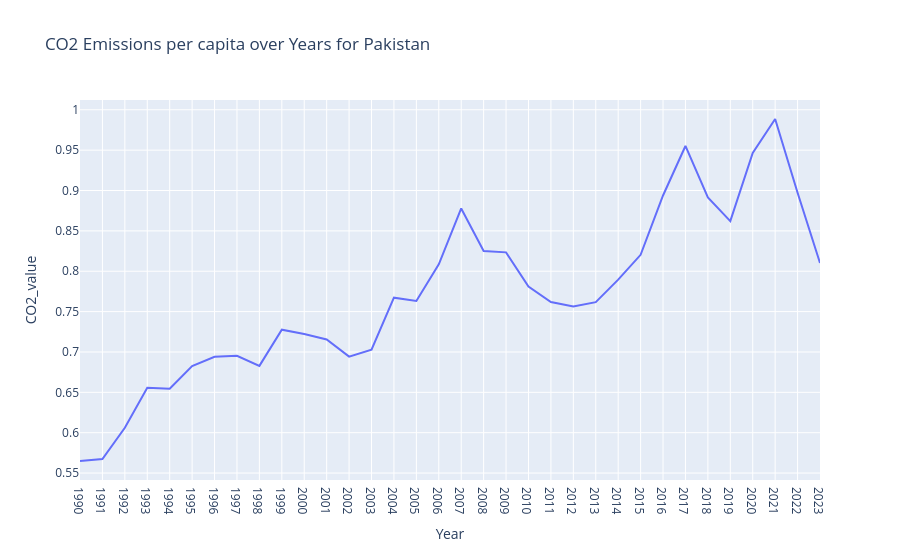
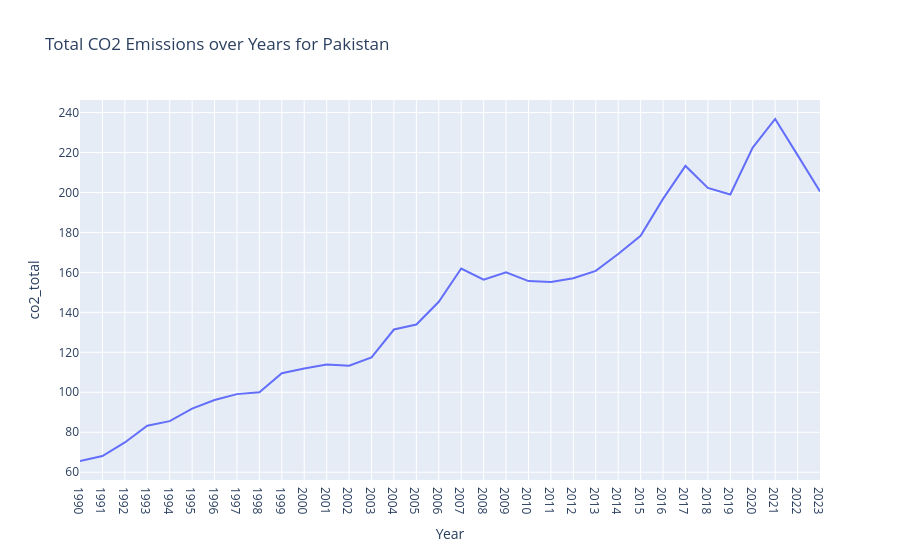
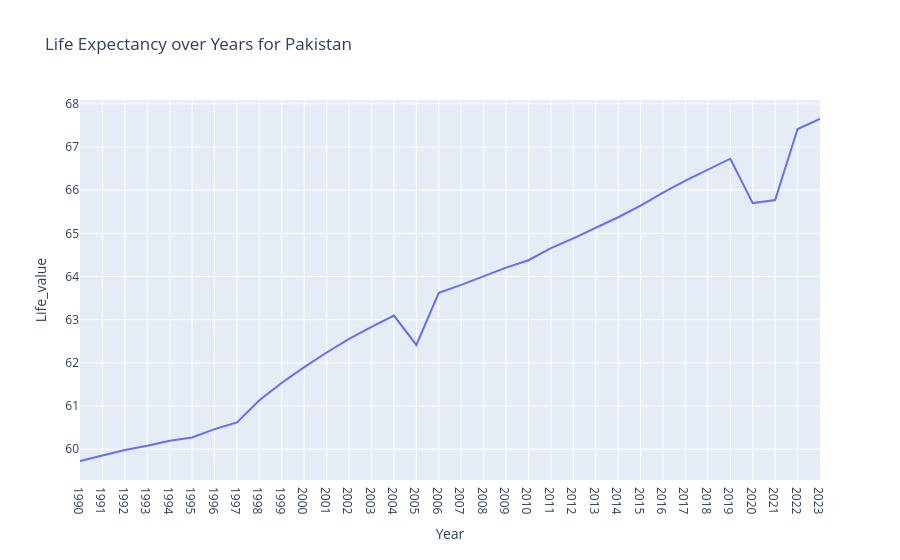
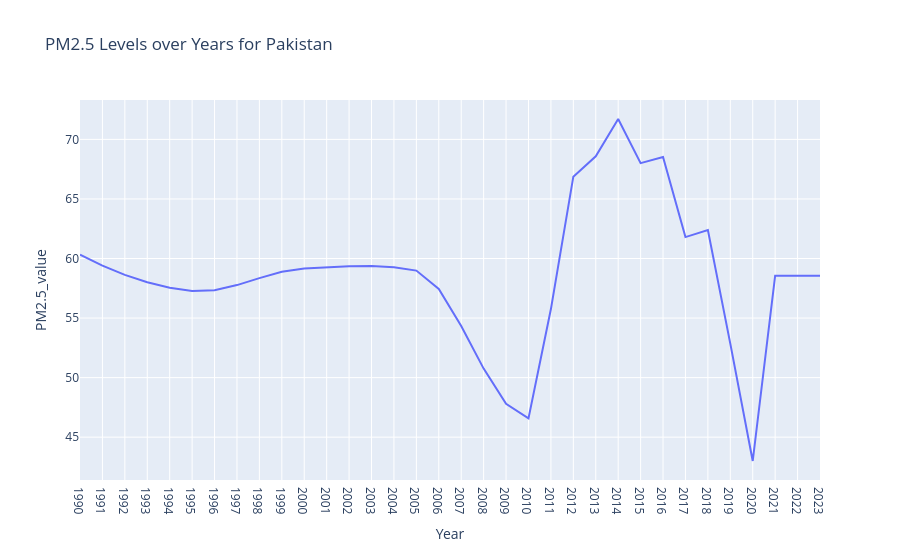

Here is the notebook cell these charts were saved with, in order:
### Code cell
# line plot using plotly express for CO2 emissions over years for a specific country
country_name = 'Pakistan'
fig = pl.line(merged_df[merged_df['Country Name'] == country_name], x='Year', y='CO2_value',
               title=f'CO2 Emissions per capita over Years for {country_name}')
fig.show()
# line plot for total co2 emissions
country_name = 'Pakistan'
fig = pl.line(merged_df[merged_df['Country Name'] == country_name], x='Year', y='co2_total',
               title=f' Total CO2 Emissions over Years for {country_name}')
fig.show()
# line plot using plotly express for Life expectancy over years for a specific country
fig = pl.line(merged_df[merged_df['Country Name'] == country_name], x='Year', y='Life_value',
               title=f'Life Expectancy over Years for {country_name}')
fig.show()
# line plot using plotly express for PM2.5 levels over years for a specific country 
fig = pl.line(merged_df[merged_df['Country Name'] == country_name], x='Year', y='PM2.5_value',
               title=f'PM2.5 Levels over Years for {country_name}')
fig.show()

### Figure 1 — Plotly figure (JSON) as saved in the notebook; plotly's stock layout.template omitted (floating-point values rounded to 4 significant figures)
{"data": [{"hovertemplate": "Year=%{x}<br>CO2_value=%{y}<extra></extra>", "legendgroup": "", "line": {"color": "#636efa", "dash": "solid"}, "marker": {"symbol": "circle"}, "mode": "lines", "name": "", "orientation": "v", "showlegend": false, "type": "scatter", "x": ["1990", "1991", "1992", "1993", "1994", "1995", "1996", "1997", "1998", "1999", "2000", "2001", "2002", "2003", "2004", "2005", "2006", "2007", "2008", "2009", "2010", "2011", "2012", "2013", "2014", "2015", "2016", "2017", "2018", "2019", "2020", "2021", "2022", "2023"], "xaxis": "x", "y": [0.565, 0.5673, 0.6062, 0.6556, 0.6544, 0.6825, 0.6939, 0.6952, 0.6828, 0.7276, 0.7223, 0.7154, 0.6942, 0.7029, 0.7672, 0.7631, 0.8085, 0.8777, 0.8251, 0.8234, 0.7811, 0.7618, 0.7564, 0.7617, 0.7896, 0.8204, 0.8938, 0.9552, 0.8914, 0.8621, 0.9467, 0.9886, 0.8973, 0.8101], "yaxis": "y"}], "layout": {"legend": {"tracegroupgap": 0}, "title": {"text": "CO2 Emissions per capita over Years for Pakistan"}, "xaxis": {"anchor": "y", "domain": [0, 1], "title": {"text": "Year"}}, "yaxis": {"anchor": "x", "domain": [0, 1], "title": {"text": "CO2_value"}}}}

### Figure 2 — Plotly figure (JSON) as saved in the notebook; plotly's stock layout.template omitted (floating-point values rounded to 4 significant figures)
{"data": [{"hovertemplate": "Year=%{x}<br>co2_total=%{y}<extra></extra>", "legendgroup": "", "line": {"color": "#636efa", "dash": "solid"}, "marker": {"symbol": "circle"}, "mode": "lines", "name": "", "orientation": "v", "showlegend": false, "type": "scatter", "x": ["1990", "1991", "1992", "1993", "1994", "1995", "1996", "1997", "1998", "1999", "2000", "2001", "2002", "2003", "2004", "2005", "2006", "2007", "2008", "2009", "2010", "2011", "2012", "2013", "2014", "2015", "2016", "2017", "2018", "2019", "2020", "2021", "2022", "2023"], "xaxis": "x", "y": [65.62, 68.11, 74.89, 83.28, 85.57, 91.86, 96.15, 99.09, 100.0, 109.6, 111.9, 113.9, 113.3, 117.5, 131.4, 133.9, 145.3, 161.9, 156.3, 160.0, 155.6, 155.2, 157.1, 160.8, 169.2, 178.3, 196.8, 213.3, 202.3, 199.0, 222.5, 236.7, 218.7, 200.5], "yaxis": "y"}], "layout": {"legend": {"tracegroupgap": 0}, "title": {"text": " Total CO2 Emissions over Years for Pakistan"}, "xaxis": {"anchor": "y", "domain": [0, 1], "title": {"text": "Year"}}, "yaxis": {"anchor": "x", "domain": [0, 1], "title": {"text": "co2_total"}}}}

### Figure 3 — Plotly figure (JSON) as saved in the notebook; plotly's stock layout.template omitted (floating-point values rounded to 4 significant figures)
{"data": [{"hovertemplate": "Year=%{x}<br>Life_value=%{y}<extra></extra>", "legendgroup": "", "line": {"color": "#636efa", "dash": "solid"}, "marker": {"symbol": "circle"}, "mode": "lines", "name": "", "orientation": "v", "showlegend": false, "type": "scatter", "x": ["1990", "1991", "1992", "1993", "1994", "1995", "1996", "1997", "1998", "1999", "2000", "2001", "2002", "2003", "2004", "2005", "2006", "2007", "2008", "2009", "2010", "2011", "2012", "2013", "2014", "2015", "2016", "2017", "2018", "2019", "2020", "2021", "2022", "2023"], "xaxis": "x", "y": [59.73, 59.86, 59.98, 60.08, 60.2, 60.27, 60.47, 60.62, 61.13, 61.54, 61.9, 62.24, 62.56, 62.83, 63.1, 62.42, 63.62, 63.81, 64.0, 64.21, 64.38, 64.66, 64.88, 65.13, 65.37, 65.64, 65.94, 66.22, 66.48, 66.73, 65.7, 65.77, 67.42, 67.65], "yaxis": "y"}], "layout": {"legend": {"tracegroupgap": 0}, "title": {"text": "Life Expectancy over Years for Pakistan"}, "xaxis": {"anchor": "y", "domain": [0, 1], "title": {"text": "Year"}}, "yaxis": {"anchor": "x", "domain": [0, 1], "title": {"text": "Life_value"}}}}

### Figure 4 — Plotly figure (JSON) as saved in the notebook; plotly's stock layout.template omitted (floating-point values rounded to 4 significant figures)
{"data": [{"hovertemplate": "Year=%{x}<br>PM2.5_value=%{y}<extra></extra>", "legendgroup": "", "line": {"color": "#636efa", "dash": "solid"}, "marker": {"symbol": "circle"}, "mode": "lines", "name": "", "orientation": "v", "showlegend": false, "type": "scatter", "x": ["1990", "1991", "1992", "1993", "1994", "1995", "1996", "1997", "1998", "1999", "2000", "2001", "2002", "2003", "2004", "2005", "2006", "2007", "2008", "2009", "2010", "2011", "2012", "2013", "2014", "2015", "2016", "2017", "2018", "2019", "2020", "2021", "2022", "2023"], "xaxis": "x", "y": [60.32, 59.4, 58.63, 58.0, 57.55, 57.27, 57.34, 57.77, 58.35, 58.88, 59.16, 59.26, 59.35, 59.37, 59.27, 58.99, 57.45, 54.34, 50.75, 47.8, 46.57, 55.75, 66.87, 68.58, 71.71, 68.01, 68.52, 61.8, 62.39, 52.86, 43.0, 58.56, 58.56, 58.56], "yaxis": "y"}], "layout": {"legend": {"tracegroupgap": 0}, "title": {"text": "PM2.5 Levels over Years for Pakistan"}, "xaxis": {"anchor": "y", "domain": [0, 1], "title": {"text": "Year"}}, "yaxis": {"anchor": "x", "domain": [0, 1], "title": {"text": "PM2.5_value"}}}}
